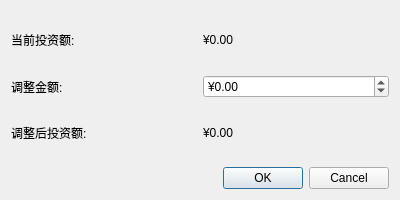
<?xml version="1.0" encoding="UTF-8"?>
<ui version="4.0">
 <class>AdjustInvestmentDialog</class>
 <widget class="QDialog" name="AdjustInvestmentDialog">
  <property name="geometry">
   <rect>
    <x>0</x>
    <y>0</y>
    <width>400</width>
    <height>200</height>
   </rect>
  </property>
  <property name="windowTitle">
   <string>调整投资额</string>
  </property>
  <layout class="QVBoxLayout" name="verticalLayout">
   <item>
    <layout class="QHBoxLayout" name="horizontalLayout">
     <item>
      <widget class="QLabel" name="label">
       <property name="text">
        <string>当前投资额:</string>
       </property>
      </widget>
     </item>
     <item>
      <widget class="QLabel" name="current_investment_label">
       <property name="text">
        <string>¥0.00</string>
       </property>
      </widget>
     </item>
    </layout>
   </item>
   <item>
    <layout class="QHBoxLayout" name="horizontalLayout_2">
     <item>
      <widget class="QLabel" name="label_2">
       <property name="text">
        <string>调整金额:</string>
       </property>
      </widget>
     </item>
     <item>
      <widget class="QDoubleSpinBox" name="amount_input">
       <property name="prefix">
        <string>¥</string>
       </property>
       <property name="minimum">
        <double>-999999.000000000000000</double>
       </property>
       <property name="maximum">
        <double>999999.000000000000000</double>
       </property>
      </widget>
     </item>
    </layout>
   </item>
   <item>
    <layout class="QHBoxLayout" name="horizontalLayout_3">
     <item>
      <widget class="QLabel" name="label_3">
       <property name="text">
        <string>调整后投资额:</string>
       </property>
      </widget>
     </item>
     <item>
      <widget class="QLabel" name="adjusted_investment_label">
       <property name="text">
        <string>¥0.00</string>
       </property>
      </widget>
     </item>
    </layout>
   </item>
   <item>
    <widget class="QDialogButtonBox" name="buttonBox">
     <property name="orientation">
      <enum>Qt::Horizontal</enum>
     </property>
     <property name="standardButtons">
      <set>QDialogButtonBox::Cancel|QDialogButtonBox::Ok</set>
     </property>
    </widget>
   </item>
  </layout>
 </widget>
 <resources/>
 <connections>
  <connection>
   <sender>buttonBox</sender>
   <signal>accepted()</signal>
   <receiver>AdjustInvestmentDialog</receiver>
   <slot>accept()</slot>
   <hints>
    <hint type="sourcelabel">
     <x>248</x>
     <y>254</y>
    </hint>
    <hint type="destinationlabel">
     <x>157</x>
     <y>274</y>
    </hint>
   </hints>
  </connection>
  <connection>
   <sender>buttonBox</sender>
   <signal>rejected()</signal>
   <receiver>AdjustInvestmentDialog</receiver>
   <slot>reject()</slot>
   <hints>
    <hint type="sourcelabel">
     <x>316</x>
     <y>260</y>
    </hint>
    <hint type="destinationlabel">
     <x>286</x>
     <y>274</y>
    </hint>
   </hints>
  </connection>
 </connections>
</ui>
